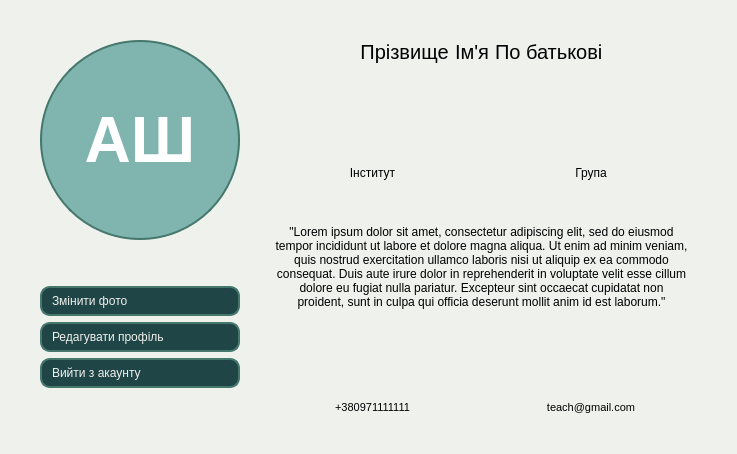
<?xml version="1.0" encoding="UTF-8"?>
<ui version="4.0">
 <class>UserAccountStudent</class>
 <widget class="QWidget" name="UserAccountStudent">
  <property name="geometry">
   <rect>
    <x>0</x>
    <y>0</y>
    <width>737</width>
    <height>454</height>
   </rect>
  </property>
  <property name="windowTitle">
   <string>MainWindow</string>
  </property>
  <property name="styleSheet">
   <string notr="true">background-color: rgb(239, 241, 237);
border-radius: 10px;</string>
  </property>
  <layout class="QVBoxLayout" name="verticalLayout_4">
   <item>
    <layout class="QVBoxLayout" name="verticalLayout_2">
     <item>
      <layout class="QHBoxLayout" name="horizontalLayout">
       <item>
        <widget class="QWidget" name="widget" native="true">
         <property name="styleSheet">
          <string notr="true">background-color: rgb(239, 241, 237);
border-radius: 10px;</string>
         </property>
         <layout class="QGridLayout" name="gridLayout">
          <item row="1" column="3">
           <layout class="QVBoxLayout" name="verticalLayout_3">
            <item>
             <layout class="QVBoxLayout" name="verticalLayout_6">
              <item>
               <layout class="QHBoxLayout" name="horizontalLayout_2">
                <property name="topMargin">
                 <number>0</number>
                </property>
                <item>
                 <spacer name="horizontalSpacer_4">
                  <property name="orientation">
                   <enum>Qt::Horizontal</enum>
                  </property>
                  <property name="sizeHint" stdset="0">
                   <size>
                    <width>40</width>
                    <height>20</height>
                   </size>
                  </property>
                 </spacer>
                </item>
                <item>
                 <widget class="QLabel" name="lastName">
                  <property name="font">
                   <font>
                    <pointsize>15</pointsize>
                   </font>
                  </property>
                  <property name="text">
                   <string>Прізвище</string>
                  </property>
                  <property name="alignment">
                   <set>Qt::AlignCenter</set>
                  </property>
                  <property name="textInteractionFlags">
                   <set>Qt::LinksAccessibleByMouse|Qt::TextSelectableByMouse</set>
                  </property>
                 </widget>
                </item>
                <item>
                 <widget class="QLabel" name="firstName">
                  <property name="font">
                   <font>
                    <pointsize>15</pointsize>
                   </font>
                  </property>
                  <property name="text">
                   <string>Ім'я</string>
                  </property>
                  <property name="textInteractionFlags">
                   <set>Qt::LinksAccessibleByMouse|Qt::TextSelectableByMouse</set>
                  </property>
                 </widget>
                </item>
                <item>
                 <widget class="QLabel" name="patronymic">
                  <property name="font">
                   <font>
                    <pointsize>15</pointsize>
                   </font>
                  </property>
                  <property name="text">
                   <string>По батькові</string>
                  </property>
                  <property name="textInteractionFlags">
                   <set>Qt::LinksAccessibleByMouse|Qt::TextSelectableByMouse</set>
                  </property>
                 </widget>
                </item>
                <item>
                 <spacer name="horizontalSpacer_5">
                  <property name="orientation">
                   <enum>Qt::Horizontal</enum>
                  </property>
                  <property name="sizeHint" stdset="0">
                   <size>
                    <width>40</width>
                    <height>20</height>
                   </size>
                  </property>
                 </spacer>
                </item>
               </layout>
              </item>
              <item>
               <spacer name="verticalSpacer_7">
                <property name="orientation">
                 <enum>Qt::Vertical</enum>
                </property>
                <property name="sizeType">
                 <enum>QSizePolicy::Fixed</enum>
                </property>
                <property name="sizeHint" stdset="0">
                 <size>
                  <width>20</width>
                  <height>10</height>
                 </size>
                </property>
               </spacer>
              </item>
              <item>
               <layout class="QGridLayout" name="gridLayout_11">
                <property name="topMargin">
                 <number>0</number>
                </property>
                <item row="1" column="1">
                 <widget class="QLabel" name="group">
                  <property name="text">
                   <string>Група</string>
                  </property>
                  <property name="alignment">
                   <set>Qt::AlignCenter</set>
                  </property>
                  <property name="margin">
                   <number>5</number>
                  </property>
                  <property name="textInteractionFlags">
                   <set>Qt::LinksAccessibleByMouse|Qt::TextSelectableByMouse</set>
                  </property>
                 </widget>
                </item>
                <item row="1" column="0">
                 <widget class="QLabel" name="institute">
                  <property name="text">
                   <string>Інститут</string>
                  </property>
                  <property name="alignment">
                   <set>Qt::AlignCenter</set>
                  </property>
                  <property name="margin">
                   <number>5</number>
                  </property>
                  <property name="textInteractionFlags">
                   <set>Qt::LinksAccessibleByMouse|Qt::TextSelectableByMouse</set>
                  </property>
                 </widget>
                </item>
                <item row="0" column="0">
                 <widget class="QLabel" name="instituteImg">
                  <property name="minimumSize">
                   <size>
                    <width>0</width>
                    <height>80</height>
                   </size>
                  </property>
                  <property name="maximumSize">
                   <size>
                    <width>16777215</width>
                    <height>80</height>
                   </size>
                  </property>
                  <property name="styleSheet">
                   <string notr="true">image: url(:/icons/univeristy.png);</string>
                  </property>
                  <property name="text">
                   <string/>
                  </property>
                  <property name="scaledContents">
                   <bool>false</bool>
                  </property>
                  <property name="alignment">
                   <set>Qt::AlignCenter</set>
                  </property>
                 </widget>
                </item>
                <item row="0" column="1">
                 <widget class="QLabel" name="groupImg">
                  <property name="minimumSize">
                   <size>
                    <width>0</width>
                    <height>80</height>
                   </size>
                  </property>
                  <property name="maximumSize">
                   <size>
                    <width>16777215</width>
                    <height>80</height>
                   </size>
                  </property>
                  <property name="autoFillBackground">
                   <bool>false</bool>
                  </property>
                  <property name="styleSheet">
                   <string notr="true">image: url(:/icons/group.png);</string>
                  </property>
                  <property name="text">
                   <string/>
                  </property>
                  <property name="scaledContents">
                   <bool>false</bool>
                  </property>
                 </widget>
                </item>
               </layout>
              </item>
              <item>
               <spacer name="verticalSpacer_5">
                <property name="orientation">
                 <enum>Qt::Vertical</enum>
                </property>
                <property name="sizeType">
                 <enum>QSizePolicy::Fixed</enum>
                </property>
                <property name="sizeHint" stdset="0">
                 <size>
                  <width>20</width>
                  <height>10</height>
                 </size>
                </property>
               </spacer>
              </item>
              <item>
               <widget class="QScrollArea" name="scrollArea">
                <property name="frameShadow">
                 <enum>QFrame::Plain</enum>
                </property>
                <property name="widgetResizable">
                 <bool>true</bool>
                </property>
                <widget class="QWidget" name="scrollAreaWidgetContents">
                 <property name="geometry">
                  <rect>
                   <x>0</x>
                   <y>0</y>
                   <width>393</width>
                   <height>130</height>
                  </rect>
                 </property>
                 <layout class="QVBoxLayout" name="verticalLayout_7">
                  <item>
                   <widget class="QLabel" name="description">
                    <property name="text">
                     <string>&quot;Lorem ipsum dolor sit amet, consectetur adipiscing elit, sed do eiusmod tempor incididunt ut labore et dolore magna aliqua. Ut enim ad minim veniam, quis nostrud exercitation ullamco laboris nisi ut aliquip ex ea commodo consequat. Duis aute irure dolor in reprehenderit in voluptate velit esse cillum dolore eu fugiat nulla pariatur. Excepteur sint occaecat cupidatat non proident, sunt in culpa qui officia deserunt mollit anim id est laborum.&quot;</string>
                    </property>
                    <property name="alignment">
                     <set>Qt::AlignCenter</set>
                    </property>
                    <property name="wordWrap">
                     <bool>true</bool>
                    </property>
                    <property name="textInteractionFlags">
                     <set>Qt::LinksAccessibleByMouse|Qt::TextSelectableByMouse</set>
                    </property>
                   </widget>
                  </item>
                 </layout>
                </widget>
               </widget>
              </item>
              <item>
               <layout class="QGridLayout" name="gridLayout_5">
                <property name="topMargin">
                 <number>0</number>
                </property>
                <item row="1" column="1">
                 <widget class="QLabel" name="email">
                  <property name="font">
                   <font>
                    <pointsize>8</pointsize>
                   </font>
                  </property>
                  <property name="text">
                   <string>teach@gmail.com</string>
                  </property>
                  <property name="alignment">
                   <set>Qt::AlignCenter</set>
                  </property>
                  <property name="margin">
                   <number>5</number>
                  </property>
                  <property name="textInteractionFlags">
                   <set>Qt::LinksAccessibleByMouse|Qt::TextSelectableByMouse</set>
                  </property>
                 </widget>
                </item>
                <item row="0" column="1">
                 <widget class="QLabel" name="emailLabel">
                  <property name="minimumSize">
                   <size>
                    <width>0</width>
                    <height>50</height>
                   </size>
                  </property>
                  <property name="maximumSize">
                   <size>
                    <width>16777215</width>
                    <height>50</height>
                   </size>
                  </property>
                  <property name="styleSheet">
                   <string notr="true">image: url(:/icons/mail.png);</string>
                  </property>
                  <property name="text">
                   <string/>
                  </property>
                  <property name="alignment">
                   <set>Qt::AlignCenter</set>
                  </property>
                 </widget>
                </item>
                <item row="1" column="0">
                 <widget class="QLabel" name="phone">
                  <property name="font">
                   <font>
                    <pointsize>8</pointsize>
                   </font>
                  </property>
                  <property name="text">
                   <string>+380971111111</string>
                  </property>
                  <property name="alignment">
                   <set>Qt::AlignCenter</set>
                  </property>
                  <property name="margin">
                   <number>5</number>
                  </property>
                  <property name="textInteractionFlags">
                   <set>Qt::LinksAccessibleByMouse|Qt::TextSelectableByMouse</set>
                  </property>
                 </widget>
                </item>
                <item row="0" column="0">
                 <widget class="QLabel" name="phoneLabel">
                  <property name="minimumSize">
                   <size>
                    <width>0</width>
                    <height>50</height>
                   </size>
                  </property>
                  <property name="maximumSize">
                   <size>
                    <width>16777215</width>
                    <height>50</height>
                   </size>
                  </property>
                  <property name="styleSheet">
                   <string notr="true">image: url(:/icons/telephone.png);</string>
                  </property>
                  <property name="text">
                   <string/>
                  </property>
                  <property name="alignment">
                   <set>Qt::AlignCenter</set>
                  </property>
                 </widget>
                </item>
               </layout>
              </item>
              <item>
               <layout class="QGridLayout" name="gridLayout_4">
                <property name="topMargin">
                 <number>0</number>
                </property>
               </layout>
              </item>
             </layout>
            </item>
           </layout>
          </item>
          <item row="1" column="1">
           <layout class="QVBoxLayout" name="verticalLayout">
            <item>
             <widget class="QLabel" name="photoLabel">
              <property name="sizePolicy">
               <sizepolicy hsizetype="Fixed" vsizetype="Fixed">
                <horstretch>0</horstretch>
                <verstretch>0</verstretch>
               </sizepolicy>
              </property>
              <property name="minimumSize">
               <size>
                <width>200</width>
                <height>200</height>
               </size>
              </property>
              <property name="font">
               <font>
                <pointsize>48</pointsize>
                <bold>true</bold>
               </font>
              </property>
              <property name="styleSheet">
               <string notr="true">border-style: solid;
border-width: 2px;
border-color: rgb(69, 119, 108);
border-radius: 100%;
background-color: rgb(127, 180, 175);
color: rgb(255, 255, 255);</string>
              </property>
              <property name="text">
               <string>АШ</string>
              </property>
              <property name="alignment">
               <set>Qt::AlignCenter</set>
              </property>
             </widget>
            </item>
            <item>
             <spacer name="verticalSpacer">
              <property name="orientation">
               <enum>Qt::Vertical</enum>
              </property>
              <property name="sizeType">
               <enum>QSizePolicy::Fixed</enum>
              </property>
              <property name="sizeHint" stdset="0">
               <size>
                <width>20</width>
                <height>40</height>
               </size>
              </property>
             </spacer>
            </item>
            <item>
             <widget class="QPushButton" name="choosePhoto">
              <property name="sizePolicy">
               <sizepolicy hsizetype="Fixed" vsizetype="Fixed">
                <horstretch>0</horstretch>
                <verstretch>0</verstretch>
               </sizepolicy>
              </property>
              <property name="minimumSize">
               <size>
                <width>200</width>
                <height>30</height>
               </size>
              </property>
              <property name="cursor">
               <cursorShape>PointingHandCursor</cursorShape>
              </property>
              <property name="styleSheet">
               <string notr="true">border-radius: 10px;
border-style: solid;
border-color: rgb(69, 119, 108);
border-width: 2px;
background-color: rgb(32, 69, 71);
color: rgb(239, 241, 237);
text-align: left; padding-left: 10px;</string>
              </property>
              <property name="text">
               <string>Змінити фото</string>
              </property>
              <property name="icon">
               <iconset resource="../img/img.qrc">
                <normaloff>:/icons/camera.png</normaloff>:/icons/camera.png</iconset>
              </property>
             </widget>
            </item>
            <item>
             <widget class="QPushButton" name="editAcc">
              <property name="sizePolicy">
               <sizepolicy hsizetype="Fixed" vsizetype="Fixed">
                <horstretch>0</horstretch>
                <verstretch>0</verstretch>
               </sizepolicy>
              </property>
              <property name="minimumSize">
               <size>
                <width>200</width>
                <height>30</height>
               </size>
              </property>
              <property name="cursor">
               <cursorShape>PointingHandCursor</cursorShape>
              </property>
              <property name="styleSheet">
               <string notr="true">border-radius: 10px;
border-style: solid;
border-color: rgb(69, 119, 108);
border-width: 2px;
background-color: rgb(32, 69, 71);
color: rgb(239, 241, 237);
text-align: left; padding-left: 10px;</string>
              </property>
              <property name="text">
               <string>Редагувати профіль</string>
              </property>
              <property name="icon">
               <iconset resource="../img/img.qrc">
                <normaloff>:/icons/edit.png</normaloff>:/icons/edit.png</iconset>
              </property>
             </widget>
            </item>
            <item>
             <widget class="QPushButton" name="logout">
              <property name="sizePolicy">
               <sizepolicy hsizetype="Fixed" vsizetype="Fixed">
                <horstretch>0</horstretch>
                <verstretch>0</verstretch>
               </sizepolicy>
              </property>
              <property name="minimumSize">
               <size>
                <width>200</width>
                <height>30</height>
               </size>
              </property>
              <property name="cursor">
               <cursorShape>PointingHandCursor</cursorShape>
              </property>
              <property name="styleSheet">
               <string notr="true">border-radius: 10px;
border-style: solid;
border-color: rgb(69, 119, 108);
border-width: 2px;
background-color: rgb(32, 69, 71);
color: rgb(239, 241, 237);
text-align: left; padding-left: 10px;</string>
              </property>
              <property name="text">
               <string>Вийти з акаунту</string>
              </property>
              <property name="icon">
               <iconset resource="../img/img.qrc">
                <normaloff>:/icons/exit.png</normaloff>:/icons/exit.png</iconset>
              </property>
             </widget>
            </item>
            <item>
             <spacer name="verticalSpacer_4">
              <property name="orientation">
               <enum>Qt::Vertical</enum>
              </property>
              <property name="sizeHint" stdset="0">
               <size>
                <width>20</width>
                <height>40</height>
               </size>
              </property>
             </spacer>
            </item>
           </layout>
          </item>
          <item row="1" column="4">
           <spacer name="horizontalSpacer_3">
            <property name="orientation">
             <enum>Qt::Horizontal</enum>
            </property>
            <property name="sizeType">
             <enum>QSizePolicy::Fixed</enum>
            </property>
            <property name="sizeHint" stdset="0">
             <size>
              <width>20</width>
              <height>20</height>
             </size>
            </property>
           </spacer>
          </item>
          <item row="0" column="1">
           <spacer name="verticalSpacer_2">
            <property name="orientation">
             <enum>Qt::Vertical</enum>
            </property>
            <property name="sizeType">
             <enum>QSizePolicy::Fixed</enum>
            </property>
            <property name="sizeHint" stdset="0">
             <size>
              <width>20</width>
              <height>20</height>
             </size>
            </property>
           </spacer>
          </item>
          <item row="1" column="2">
           <spacer name="horizontalSpacer_2">
            <property name="orientation">
             <enum>Qt::Horizontal</enum>
            </property>
            <property name="sizeType">
             <enum>QSizePolicy::Fixed</enum>
            </property>
            <property name="sizeHint" stdset="0">
             <size>
              <width>20</width>
              <height>20</height>
             </size>
            </property>
           </spacer>
          </item>
          <item row="2" column="1">
           <spacer name="verticalSpacer_3">
            <property name="orientation">
             <enum>Qt::Vertical</enum>
            </property>
            <property name="sizeType">
             <enum>QSizePolicy::Fixed</enum>
            </property>
            <property name="sizeHint" stdset="0">
             <size>
              <width>20</width>
              <height>20</height>
             </size>
            </property>
           </spacer>
          </item>
          <item row="1" column="0">
           <spacer name="horizontalSpacer">
            <property name="orientation">
             <enum>Qt::Horizontal</enum>
            </property>
            <property name="sizeType">
             <enum>QSizePolicy::Fixed</enum>
            </property>
            <property name="sizeHint" stdset="0">
             <size>
              <width>20</width>
              <height>20</height>
             </size>
            </property>
           </spacer>
          </item>
         </layout>
        </widget>
       </item>
      </layout>
     </item>
    </layout>
   </item>
  </layout>
 </widget>
 <resources>
  <include location="../img/img.qrc"/>
 </resources>
 <connections/>
</ui>
